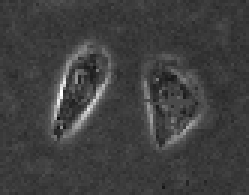
%> input picture 数字图像分析/work1/LevelSet-Without-Reinitliation-master/twocells.bmp, 83 x 65 px (shown 3 times larger)
$ octave new_demo.m   (GNU Octave 9; MATLAB toolbox functions it lacks are replaced by stand-ins)
%> lines starting %> are read from the running program, lines starting %| are printed output that depends on the picture; in (x1, y1, x2, y2) boxes, pixels count from 0 and x2, y2 are one past the last pixel; in counts of white or black regions, pixels touching at a corner belong together; the program's own positions count from 1
%   Matlad code implementing "Level Set Evolution WithoutRe-initialization: A New Variational Formulation"

clear;
close all;
clc;

% Img=imread('three.bmp');     % example works well
Img=imread('twoCells.bmp');  % example works well
%> Img is the input picture: size 65x83x3 uint8; min 15, max 255, mean 63.2
%  Img=imread('vessel.bmp');    % example does NOT work well
U=Img(:,:,1);
I=double(U);

% get the size
[nrow,ncol] =size(U);
%> nrow = 65; ncol = 83

%initialize LSF as binary step function
c0=2;
initialLSF=c0*ones(size(U));
initialLSF(5:nrow-5, 5:ncol-5)=-c0;
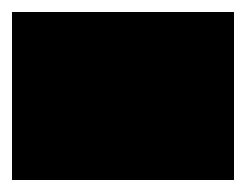
%> initialLSF: size 65x83 double (shown 3 times larger); values -2 (black) and 2 (white), 23.2% white; 1 white region, box (x1, y1, x2, y2) and area: (0, 0, 83, 65) 1251
phi_0=initialLSF;

figure; mesh(phi_0); title('Signed Distance Function')
%> after `title('Signed Distance Function')`:
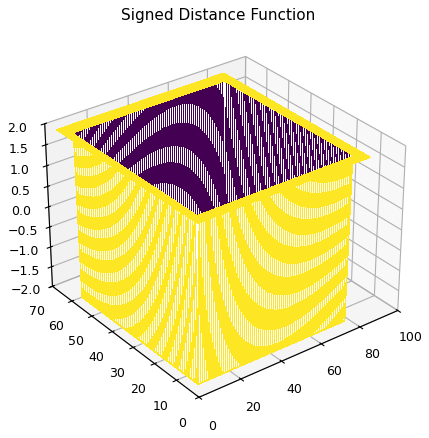
%> figure redrawn from the program's plot data


delta_t = 5; %time step
mu = 0.2/delta_t; %distRictTerm coefficient
nu = 1.5; % areaTerm coefficient
lambda=5; % legthTerm coefficient

epsilon=1.5; %used in Dirac function
sigma=1.5; %gaussian lowpass filter standard deviation
%> (the run ends here)
